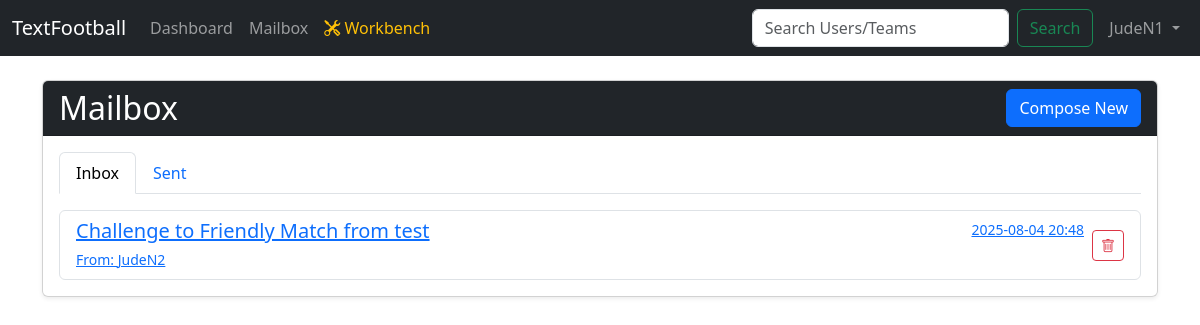
/mailbox (signed in), run on an earlier commit of the app's database.
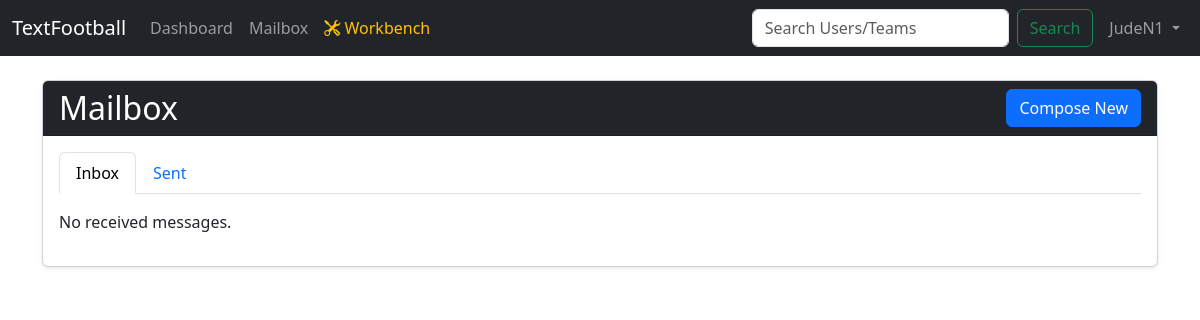
And on a later commit of the database.
### app/models.py (models this page shows, shortened)
class User(db.Model):
    id = db.Column(db.Integer, primary_key=True)
    username = db.Column(db.String(80), unique=True, nullable=False)
    password_hash = db.Column(db.String(128))
    teams = db.relationship('Team', backref='user', lazy=True, cascade="all, delete-orphan")
    sent_messages = db.relationship('Message', foreign_keys='Message.sender_id', backref='sender', lazy=True, cascade="all, delete-orphan")
    received_messages = db.relationship('Message', foreign_keys='Message.recipient_id', backref='recipient', lazy=True, cascade="all, delete-orphan")

class Message(db.Model):
    id = db.Column(db.Integer, primary_key=True)
    sender_id = db.Column(db.Integer, db.ForeignKey('user.id'), nullable=False)
    recipient_id = db.Column(db.Integer, db.ForeignKey('user.id'), nullable=False)
    subject = db.Column(db.String(200), nullable=False)
    body = db.Column(db.Text, nullable=False)
    timestamp = db.Column(db.DateTime, default=std_datetime.datetime.utcnow)
    is_read = db.Column(db.Boolean, default=False)
    challenger_team_id = db.Column(db.Integer, db.ForeignKey('team.id'), nullable=True)
    challenged_team_id = db.Column(db.Integer, db.ForeignKey('team.id'), nullable=True)
    is_challenge = db.Column(db.Boolean, default=False)
    is_accepted = db.Column(db.Boolean, default=False)

### app/routes_game.py (the view)
@game_bp.route('/mailbox')
def mailbox():
    if 'username' not in session:
        return redirect(url_for('auth_bp.login'))
    user = User.query.filter_by(username=session['username']).first()
    received = Message.query.filter_by(recipient_id=user.id).order_by(Message.timestamp.desc()).all()
    sent = Message.query.filter_by(sender_id=user.id).order_by(Message.timestamp.desc()).all()
    return render_template('mailbox.html', received=received, sent=sent)

### app/__init__.py (called while the page is built)
def create_app():
    app = Flask(__name__)
    app.config['SECRET_KEY'] = 'a_very_secret_key_for_development'
    app.config['SQLALCHEMY_DATABASE_URI'] = 'sqlite:///' + os.path.join(basedir, 'database.db')
    db.init_app(app)
    from .routes_auth import auth_bp
    from .routes_game import game_bp
    app.register_blueprint(auth_bp)
    app.register_blueprint(game_bp)
    @app.context_processor
    def inject_selected_team():
        if 'selected_team_id' in session:
            from .models import Team
            selected_team = Team.query.get(session['selected_team_id'])
            return dict(selected_team=selected_team)
        return dict(selected_team=None)
    def nl2br(value):
        result = value.replace('\n', '<br>\n')
        return Markup(result)
    app.jinja_env.filters['nl2br'] = nl2br
    return app

### app/templates/mailbox.html (shortened to what this page needs)
{% extends "base.html" %}
{% block content %}
<div class="card shadow-sm">
    <div class="card-header bg-dark text-white d-flex justify-content-between align-items-center">
        <h1 class="h2 mb-0">Mailbox</h1>
        <a href="{{ url_for('game_bp.compose') }}" class="btn btn-primary">Compose New</a>
    </div>
    <div class="card-body">
        <ul class="nav nav-tabs mb-3">
            <li class="nav-item">
                <a class="nav-link active" data-bs-toggle="tab" href="#inbox">Inbox</a>
            </li>
            <li class="nav-item">
                <a class="nav-link" data-bs-toggle="tab" href="#sent">Sent</a>
            </li>
        </ul>
        <div class="tab-content">
            <div class="tab-pane fade show active" id="inbox">
                <div class="list-group">
                    {% for msg in received %}
                    <div class="list-group-item list-group-item-action d-flex justify-content-between align-items-center {% if not msg.is_read %}list-group-item-secondary{% endif %}">
                        <a href="{{ url_for('game_bp.view_mail', message_id=msg.id) }}" class="flex-grow-1">
                            <div class="d-flex w-100 justify-content-between">
                                <h5 class="mb-1 {% if not msg.is_read %}fw-bold{% endif %}">{{ msg.subject }}</h5>
                                <small>{{ msg.timestamp.strftime('%Y-%m-%d %H:%M') }}</small>
                            </div>
                            <small>From: {{ msg.sender.username }}</small>
                        </a>
                        <form method="POST" action="{{ url_for('game_bp.delete_mail', message_id=msg.id) }}" class="ms-2">
                            <button type="submit" class="btn btn-outline-danger btn-sm" onclick="return confirm('Are you sure you want to delete this message?');">
                                <i class="bi bi-trash"></i>
                            </button>
                        </form>
                    </div>
                    {% else %}
                    <p>No received messages.</p>
                    {% endfor %}
                </div>
            </div>
        </div>
    </div>
</div>
{% endblock %}

### app/templates/base.html (shortened to what this page needs)
<!DOCTYPE html>
<html lang="en">
<head>
    <link href="https://cdn.jsdelivr.net/npm/bootstrap@5.3.3/dist/css/bootstrap.min.css" rel="stylesheet">
    <link rel="stylesheet" href="https://cdn.jsdelivr.net/npm/bootstrap-icons@1.11.3/font/bootstrap-icons.min.css">
</head>
<body>
    <nav class="navbar navbar-expand-lg navbar-dark bg-dark mb-4">
        <div class="container-fluid">
            <a class="navbar-brand" href="{{ url_for('game_bp.index') }}">TextFootball</a>
            <div class="collapse navbar-collapse" id="navbarNav">
                <ul class="navbar-nav me-auto mb-2 mb-lg-0">
                    {% if 'username' in session %}
                        <li class="nav-item">
                            <a class="nav-link" href="{{ url_for('game_bp.dashboard') }}">Dashboard</a>
                        </li>
                        <li class="nav-item">
                            <a class="nav-link" href="{{ url_for('game_bp.mailbox') }}">Mailbox</a>
                        </li>
                        <li class="nav-item">
                            <a class="nav-link text-warning" href="{{ url_for('game_bp.workbench') }}"><i class="bi bi-tools"></i> Workbench</a>
                        </li>
                    {% endif %}
                </ul>
                {% if 'username' in session %}
                    <form class="d-flex" action="{{ url_for('game_bp.search') }}" method="POST">
                        <input class="form-control me-2" type="search" placeholder="Search Users/Teams" aria-label="Search" name="query">
                        <button class="btn btn-outline-success" type="submit">Search</button>
                    </form>
                    <ul class="navbar-nav ms-2">
                        <li class="nav-item dropdown">
                            <a class="nav-link dropdown-toggle" href="#" id="navbarDropdown" role="button" data-bs-toggle="dropdown" aria-expanded="false">
                                {{ session['username'] }}
                            </a>
                        </li>
                    </ul>
                {% endif %}
            </div>
        </div>
    </nav>
    <main class="container">
        {% block content %}{% endblock %}
    </main>
</body>
</html>

### app/templates/base.html (style rules this page uses)
body { background-image: url('https://images.pexels.com/photos/114296/pexels-photo-114296.jpeg'); background-size: cover; background-attachment: fixed; background-position: center; }
.card { background-color: rgba(255, 255, 255, 0.9); }

What changed in the data, as far as the page shows it:
removed Message: subject "Challenge to Friendly Match from test", timestamp "2025-08-04 20:48", sender.username "JudeN2"
Also different on the page:
text now shown: "No received messages."
